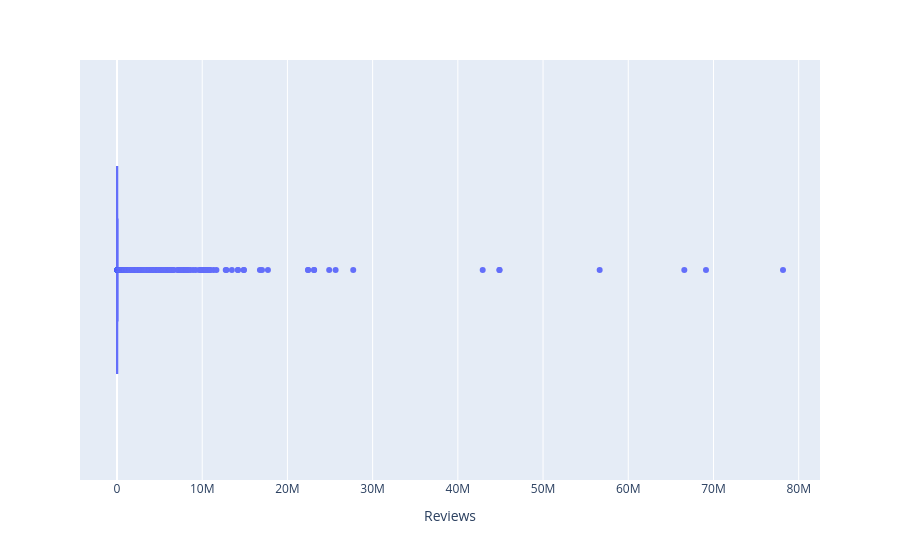

Notebook code for this chart:
### Code cell
px.box(data_frame=df['Reviews'],x='Reviews')

### Figure 1 — Plotly figure (JSON) as saved in the notebook; plotly's stock layout.template omitted (floating-point values rounded to 4 significant figures; data arrays with more than 128 entries replaced by an {"elided": "..."} marker saying what was removed)
{"data": [{"alignmentgroup": "True", "hovertemplate": "Reviews=%{x}<extra></extra>", "legendgroup": "", "marker": {"color": "#636efa"}, "name": "", "notched": false, "offsetgroup": "", "orientation": "h", "showlegend": false, "type": "box", "x": {"elided": "9758 int values"}, "x0": " ", "xaxis": "x", "y0": " ", "yaxis": "y"}], "layout": {"boxmode": "group", "legend": {"tracegroupgap": 0}, "margin": {"t": 60}, "xaxis": {"anchor": "y", "domain": [0, 1], "title": {"text": "Reviews"}}, "yaxis": {"anchor": "x", "domain": [0, 1]}}}
